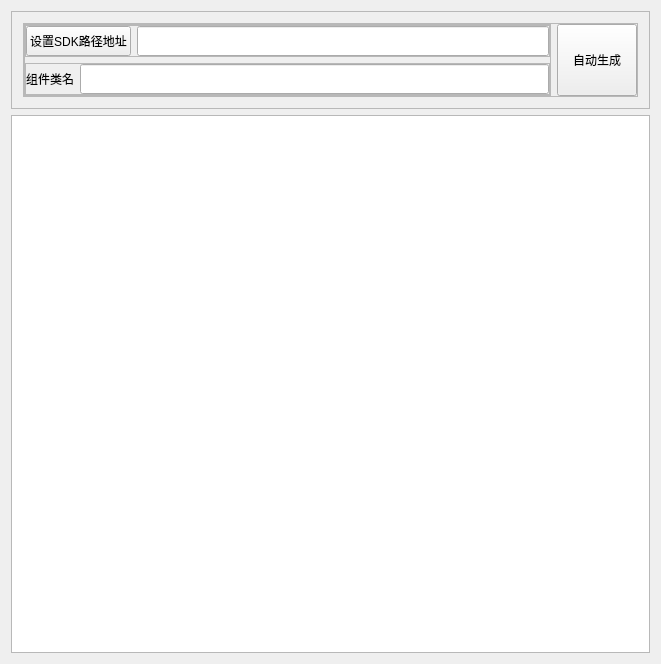
<?xml version="1.0" encoding="UTF-8"?>
<ui version="4.0">
 <class>Widget</class>
 <widget class="QWidget" name="Widget">
  <property name="geometry">
   <rect>
    <x>0</x>
    <y>0</y>
    <width>661</width>
    <height>664</height>
   </rect>
  </property>
  <property name="windowTitle">
   <string>Widget</string>
  </property>
  <layout class="QVBoxLayout" name="verticalLayout_3">
   <item>
    <widget class="QFrame" name="frame_4">
     <property name="frameShape">
      <enum>QFrame::StyledPanel</enum>
     </property>
     <property name="frameShadow">
      <enum>QFrame::Raised</enum>
     </property>
     <layout class="QVBoxLayout" name="verticalLayout_2">
      <item>
       <widget class="QFrame" name="frame_5">
        <property name="frameShape">
         <enum>QFrame::StyledPanel</enum>
        </property>
        <property name="frameShadow">
         <enum>QFrame::Raised</enum>
        </property>
        <layout class="QHBoxLayout" name="horizontalLayout_3">
         <property name="leftMargin">
          <number>0</number>
         </property>
         <property name="topMargin">
          <number>0</number>
         </property>
         <property name="rightMargin">
          <number>0</number>
         </property>
         <property name="bottomMargin">
          <number>0</number>
         </property>
         <item>
          <widget class="QFrame" name="frame_3">
           <property name="frameShape">
            <enum>QFrame::StyledPanel</enum>
           </property>
           <property name="frameShadow">
            <enum>QFrame::Raised</enum>
           </property>
           <layout class="QVBoxLayout" name="verticalLayout">
            <property name="leftMargin">
             <number>0</number>
            </property>
            <property name="topMargin">
             <number>0</number>
            </property>
            <property name="rightMargin">
             <number>0</number>
            </property>
            <property name="bottomMargin">
             <number>0</number>
            </property>
            <item>
             <widget class="QFrame" name="frame">
              <property name="frameShape">
               <enum>QFrame::StyledPanel</enum>
              </property>
              <property name="frameShadow">
               <enum>QFrame::Raised</enum>
              </property>
              <layout class="QHBoxLayout" name="horizontalLayout">
               <property name="leftMargin">
                <number>0</number>
               </property>
               <property name="topMargin">
                <number>0</number>
               </property>
               <property name="rightMargin">
                <number>0</number>
               </property>
               <property name="bottomMargin">
                <number>0</number>
               </property>
               <item>
                <widget class="QPushButton" name="pushButton">
                 <property name="minimumSize">
                  <size>
                   <width>80</width>
                   <height>30</height>
                  </size>
                 </property>
                 <property name="maximumSize">
                  <size>
                   <width>16777215</width>
                   <height>30</height>
                  </size>
                 </property>
                 <property name="text">
                  <string>设置SDK路径地址</string>
                 </property>
                </widget>
               </item>
               <item>
                <widget class="QLineEdit" name="lineEditDir">
                 <property name="minimumSize">
                  <size>
                   <width>250</width>
                   <height>30</height>
                  </size>
                 </property>
                 <property name="maximumSize">
                  <size>
                   <width>1666666</width>
                   <height>30</height>
                  </size>
                 </property>
                </widget>
               </item>
              </layout>
             </widget>
            </item>
            <item>
             <widget class="QFrame" name="frame_2">
              <property name="frameShape">
               <enum>QFrame::StyledPanel</enum>
              </property>
              <property name="frameShadow">
               <enum>QFrame::Raised</enum>
              </property>
              <layout class="QHBoxLayout" name="horizontalLayout_2">
               <property name="leftMargin">
                <number>0</number>
               </property>
               <property name="topMargin">
                <number>0</number>
               </property>
               <property name="rightMargin">
                <number>0</number>
               </property>
               <property name="bottomMargin">
                <number>0</number>
               </property>
               <item>
                <widget class="QLabel" name="label">
                 <property name="text">
                  <string>组件类名</string>
                 </property>
                </widget>
               </item>
               <item>
                <widget class="QLineEdit" name="lineEditClass">
                 <property name="minimumSize">
                  <size>
                   <width>0</width>
                   <height>30</height>
                  </size>
                 </property>
                 <property name="maximumSize">
                  <size>
                   <width>16777215</width>
                   <height>30</height>
                  </size>
                 </property>
                </widget>
               </item>
              </layout>
             </widget>
            </item>
           </layout>
          </widget>
         </item>
         <item>
          <widget class="QPushButton" name="pushButtonAutoCreate">
           <property name="sizePolicy">
            <sizepolicy hsizetype="Minimum" vsizetype="Preferred">
             <horstretch>0</horstretch>
             <verstretch>0</verstretch>
            </sizepolicy>
           </property>
           <property name="text">
            <string>自动生成</string>
           </property>
          </widget>
         </item>
        </layout>
       </widget>
      </item>
     </layout>
    </widget>
   </item>
   <item>
    <widget class="QTreeView" name="treeView"/>
   </item>
  </layout>
 </widget>
 <layoutdefault spacing="6" margin="11"/>
 <resources/>
 <connections/>
</ui>
